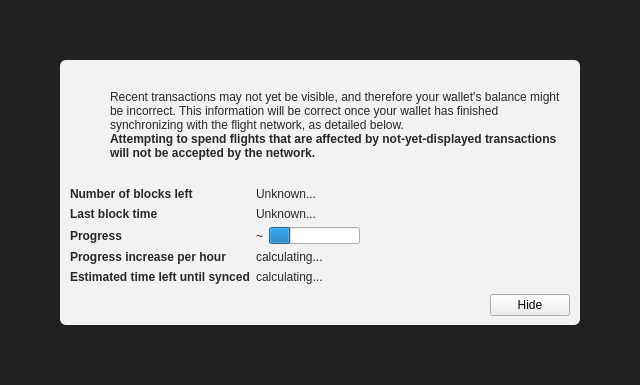
<?xml version="1.0" encoding="UTF-8"?>
<ui version="4.0">
 <class>ModalOverlay</class>
 <widget class="ModalOverlay" name="ModalOverlay">
  <property name="geometry">
   <rect>
    <x>0</x>
    <y>0</y>
    <width>640</width>
    <height>385</height>
   </rect>
  </property>
  <property name="windowTitle">
   <string>Form</string>
  </property>
  <layout class="QVBoxLayout" name="verticalLayout" stretch="0">
   <property name="sizeConstraint">
    <enum>QLayout::SetDefaultConstraint</enum>
   </property>
   <property name="leftMargin">
    <number>0</number>
   </property>
   <property name="topMargin">
    <number>0</number>
   </property>
   <property name="rightMargin">
    <number>0</number>
   </property>
   <property name="bottomMargin">
    <number>0</number>
   </property>
   <item>
    <widget class="QWidget" name="bgWidget" native="true">
     <property name="styleSheet">
      <string notr="true">#bgWidget { background: rgba(0,0,0,220); }</string>
     </property>
     <layout class="QVBoxLayout" name="verticalLayoutMain" stretch="1">
      <property name="leftMargin">
       <number>60</number>
      </property>
      <property name="topMargin">
       <number>60</number>
      </property>
      <property name="rightMargin">
       <number>60</number>
      </property>
      <property name="bottomMargin">
       <number>60</number>
      </property>
      <item>
       <widget class="QWidget" name="contentWidget" native="true">
        <property name="styleSheet">
         <string notr="true">#contentWidget { background: rgba(255,255,255,240); border-radius: 6px; }

QLabel { color: rgb(40,40,40);  }</string>
        </property>
        <layout class="QVBoxLayout" name="verticalLayoutSub" stretch="1,0,0,0">
         <property name="spacing">
          <number>0</number>
         </property>
         <property name="leftMargin">
          <number>10</number>
         </property>
         <property name="topMargin">
          <number>10</number>
         </property>
         <property name="rightMargin">
          <number>10</number>
         </property>
         <property name="bottomMargin">
          <number>10</number>
         </property>
         <item>
          <layout class="QHBoxLayout" name="horizontalLayoutIconText" stretch="0,1">
           <property name="topMargin">
            <number>20</number>
           </property>
           <item>
            <layout class="QVBoxLayout" name="verticalLayoutIcon">
             <property name="leftMargin">
              <number>0</number>
             </property>
             <item>
              <widget class="QPushButton" name="warningIcon">
               <property name="enabled">
                <bool>false</bool>
               </property>
               <property name="text">
                <string/>
               </property>
               <property name="icon">
                <iconset>
                 <normaloff>:/icons/warning</normaloff>
                 <disabledoff>:/icons/warning</disabledoff>:/icons/warning</iconset>
               </property>
               <property name="iconSize">
                <size>
                 <width>48</width>
                 <height>48</height>
                </size>
               </property>
               <property name="flat">
                <bool>true</bool>
               </property>
              </widget>
             </item>
             <item>
              <spacer name="verticalSpacerWarningIcon">
               <property name="orientation">
                <enum>Qt::Vertical</enum>
               </property>
               <property name="sizeHint" stdset="0">
                <size>
                 <width>20</width>
                 <height>40</height>
                </size>
               </property>
              </spacer>
             </item>
            </layout>
           </item>
           <item>
            <layout class="QVBoxLayout" name="verticalLayoutInfoText">
             <property name="leftMargin">
              <number>0</number>
             </property>
             <property name="topMargin">
              <number>0</number>
             </property>
             <item>
              <widget class="QLabel" name="infoText">
               <property name="text">
                <string>Recent transactions may not yet be visible, and therefore your wallet's balance might be incorrect. This information will be correct once your wallet has finished synchronizing with the flight network, as detailed below.</string>
               </property>
               <property name="textFormat">
                <enum>Qt::RichText</enum>
               </property>
               <property name="wordWrap">
                <bool>true</bool>
               </property>
              </widget>
             </item>
             <item>
              <widget class="QLabel" name="infoTextStrong">
               <property name="font">
                <font>
                 <weight>75</weight>
                 <bold>true</bold>
                </font>
               </property>
               <property name="text">
                <string>Attempting to spend flights that are affected by not-yet-displayed transactions will not be accepted by the network.</string>
               </property>
               <property name="textFormat">
                <enum>Qt::RichText</enum>
               </property>
               <property name="wordWrap">
                <bool>true</bool>
               </property>
              </widget>
             </item>
             <item>
              <spacer name="verticalSpacerInTextSpace">
               <property name="orientation">
                <enum>Qt::Vertical</enum>
               </property>
               <property name="sizeHint" stdset="0">
                <size>
                 <width>20</width>
                 <height>40</height>
                </size>
               </property>
              </spacer>
             </item>
            </layout>
           </item>
          </layout>
         </item>
         <item>
          <spacer name="verticalSpacerAfterText">
           <property name="orientation">
            <enum>Qt::Vertical</enum>
           </property>
           <property name="sizeHint" stdset="0">
            <size>
             <width>20</width>
             <height>40</height>
            </size>
           </property>
          </spacer>
         </item>
         <item>
          <layout class="QFormLayout" name="formLayout">
           <property name="fieldGrowthPolicy">
            <enum>QFormLayout::FieldsStayAtSizeHint</enum>
           </property>
           <property name="horizontalSpacing">
            <number>6</number>
           </property>
           <property name="verticalSpacing">
            <number>6</number>
           </property>
           <property name="topMargin">
            <number>10</number>
           </property>
           <item row="0" column="0">
            <widget class="QLabel" name="labelNumberOfBlocksLeft">
             <property name="font">
              <font>
               <weight>75</weight>
               <bold>true</bold>
              </font>
             </property>
             <property name="text">
              <string>Number of blocks left</string>
             </property>
            </widget>
           </item>
           <item row="0" column="1">
            <widget class="QLabel" name="numberOfBlocksLeft">
             <property name="text">
              <string>Unknown...</string>
             </property>
            </widget>
           </item>
           <item row="1" column="0">
            <widget class="QLabel" name="labelLastBlockTime">
             <property name="font">
              <font>
               <weight>75</weight>
               <bold>true</bold>
              </font>
             </property>
             <property name="text">
              <string>Last block time</string>
             </property>
            </widget>
           </item>
           <item row="1" column="1">
            <widget class="QLabel" name="newestBlockDate">
             <property name="sizePolicy">
              <sizepolicy hsizetype="Maximum" vsizetype="Preferred">
               <horstretch>0</horstretch>
               <verstretch>0</verstretch>
              </sizepolicy>
             </property>
             <property name="text">
              <string>Unknown...</string>
             </property>
            </widget>
           </item>
           <item row="2" column="0">
            <widget class="QLabel" name="labelSyncDone">
             <property name="font">
              <font>
               <weight>75</weight>
               <bold>true</bold>
              </font>
             </property>
             <property name="text">
              <string>Progress</string>
             </property>
            </widget>
           </item>
           <item row="2" column="1">
            <layout class="QHBoxLayout" name="horizontalLayoutSync" stretch="0,1">
             <item>
              <widget class="QLabel" name="percentageProgress">
               <property name="text">
                <string notr="true">~</string>
               </property>
              </widget>
             </item>
             <item>
              <widget class="QProgressBar" name="progressBar">
               <property name="value">
                <number>24</number>
               </property>
               <property name="format">
                <string/>
               </property>
              </widget>
             </item>
            </layout>
           </item>
           <item row="4" column="0">
            <widget class="QLabel" name="labelProgressIncrease">
             <property name="font">
              <font>
               <weight>75</weight>
               <bold>true</bold>
              </font>
             </property>
             <property name="text">
              <string>Progress increase per hour</string>
             </property>
            </widget>
           </item>
           <item row="4" column="1">
            <widget class="QLabel" name="progressIncreasePerH">
             <property name="text">
              <string>calculating...</string>
             </property>
            </widget>
           </item>
           <item row="5" column="0">
            <widget class="QLabel" name="labelEstimatedTimeLeft">
             <property name="font">
              <font>
               <weight>75</weight>
               <bold>true</bold>
              </font>
             </property>
             <property name="text">
              <string>Estimated time left until synced</string>
             </property>
            </widget>
           </item>
           <item row="5" column="1">
            <widget class="QLabel" name="expectedTimeLeft">
             <property name="text">
              <string>calculating...</string>
             </property>
            </widget>
           </item>
          </layout>
         </item>
         <item>
          <layout class="QHBoxLayout" name="horizontalLayoutButtons">
           <property name="leftMargin">
            <number>10</number>
           </property>
           <property name="topMargin">
            <number>10</number>
           </property>
           <item>
            <spacer name="horizontalSpacer">
             <property name="orientation">
              <enum>Qt::Horizontal</enum>
             </property>
             <property name="sizeHint" stdset="0">
              <size>
               <width>40</width>
               <height>20</height>
              </size>
             </property>
            </spacer>
           </item>
           <item>
            <widget class="QPushButton" name="closeButton">
             <property name="text">
              <string>Hide</string>
             </property>
            </widget>
           </item>
          </layout>
         </item>
        </layout>
       </widget>
      </item>
     </layout>
    </widget>
   </item>
  </layout>
 </widget>
 <customwidgets>
  <customwidget>
   <class>ModalOverlay</class>
   <extends>QWidget</extends>
   <header>modaloverlay.h</header>
   <container>1</container>
  </customwidget>
 </customwidgets>
 <resources/>
 <connections/>
</ui>
